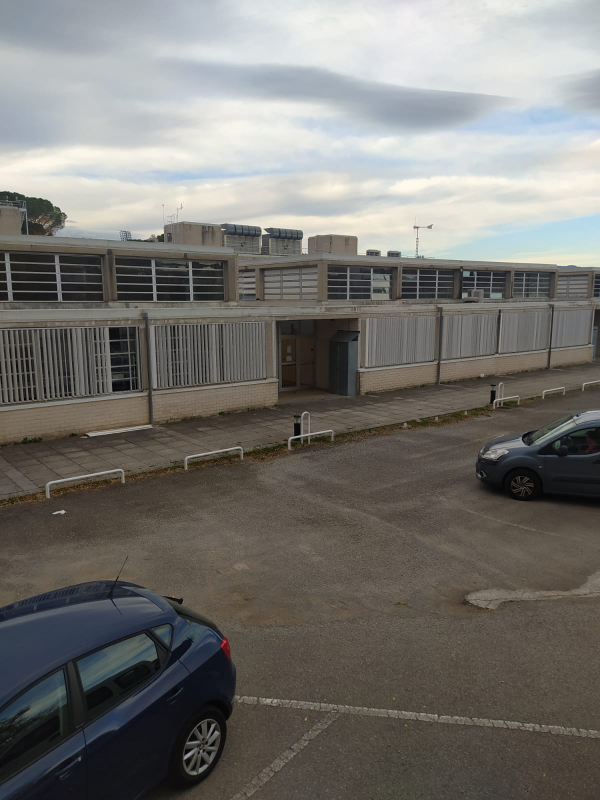
#> input picture Project_3_Image_Stitching/3.PARKING/1.L.jpeg, 1200 x 1600 px (shown at 1/2 size)
$ python 4.4.1.merged_distance-alpha_distances.py
#> lines starting #> are read from the running program, lines starting #| are printed output that depends on the picture; after the words box and inside, x2 and y2 are one past the last pixel; in counts of white or black regions, pixels touching at a corner belong together
import cv2
import os
import numpy as np
import imutils

abspath = os.path.abspath(__file__)
dname = os.path.dirname(abspath)
os.chdir(dname)
project_folder = dname + '/'

# Load the images
image1 = cv2.imread(project_folder + '1.L.jpeg')
#> image1 is the input picture: shape (1600, 1200, 3); mean B, G, R 112.2, 116.2, 118
image2 = cv2.imread(project_folder + '1.M.jpeg')
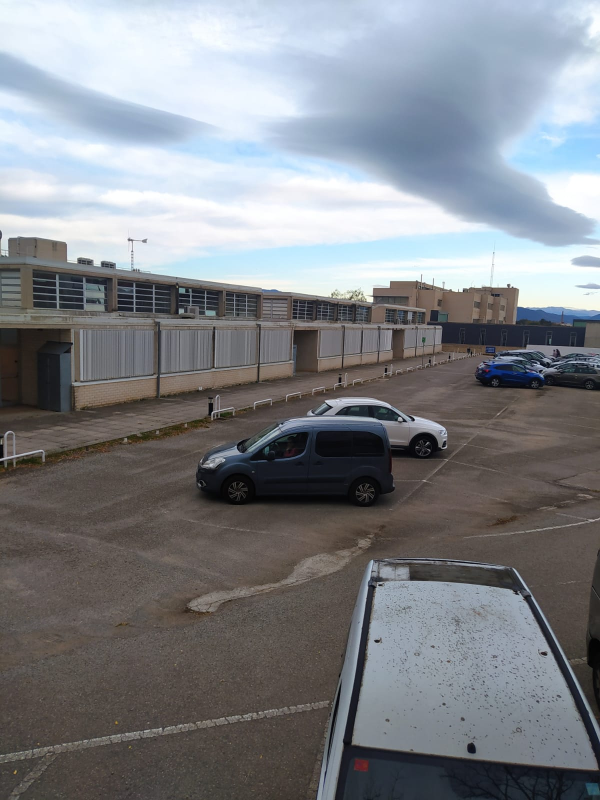
#> input picture Project_3_Image_Stitching/3.PARKING/1.M.jpeg, 1200 x 1600 px (shown at 1/2 size)
#> image2 is the input picture: shape (1600, 1200, 3); mean B, G, R 135.9, 130.9, 127.8
image3 = cv2.imread(project_folder + '1.R.jpeg')
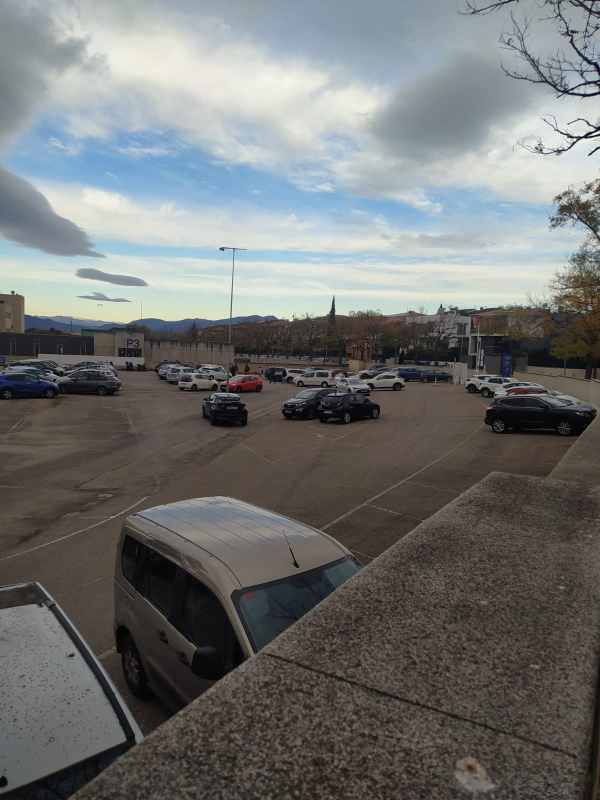
#> input picture Project_3_Image_Stitching/3.PARKING/1.R.jpeg, 1200 x 1600 px (shown at 1/2 size)
#> image3 is the input picture: shape (1600, 1200, 3); mean B, G, R 114.7, 115.4, 113.6

white1 = np.ones(image1.shape[:2], np.uint8) * 255
white2 = np.ones(image2.shape[:2], np.uint8) * 255
white3 = np.ones(image3.shape[:2], np.uint8) * 255

translation = np.float32([[1, 0, 1600],[0, 1, 400],[0, 0, 1]])
size_x = image2.shape[1]+3200
#> size_x = 4400
size_y = image2.shape[0]+600
#> size_y = 2200
image1 = cv2.warpPerspective(image1, translation, (size_x, size_y))
#> image1: shape (2200, 4400, 3)
image2 = cv2.warpPerspective(image2, translation, (size_x, size_y))
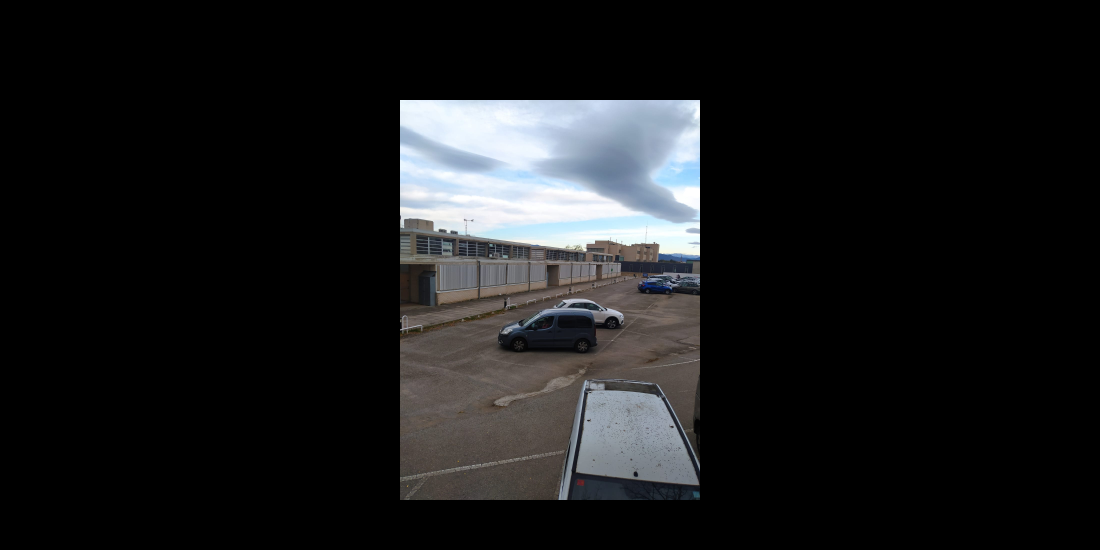
#> image2: shape (2200, 4400, 3) (shown at 1/4 size); mean B, G, R 27, 26, 25.4
image3 = cv2.warpPerspective(image3, translation, (size_x, size_y))
#> image3: shape (2200, 4400, 3)

white1 = cv2.warpPerspective(white1, translation, (size_x, size_y))
white2 = cv2.warpPerspective(white2, translation, (size_x, size_y))
white3 = cv2.warpPerspective(white3, translation, (size_x, size_y))

dist1 = cv2.distanceTransform(white1, cv2.DIST_L2, 3)
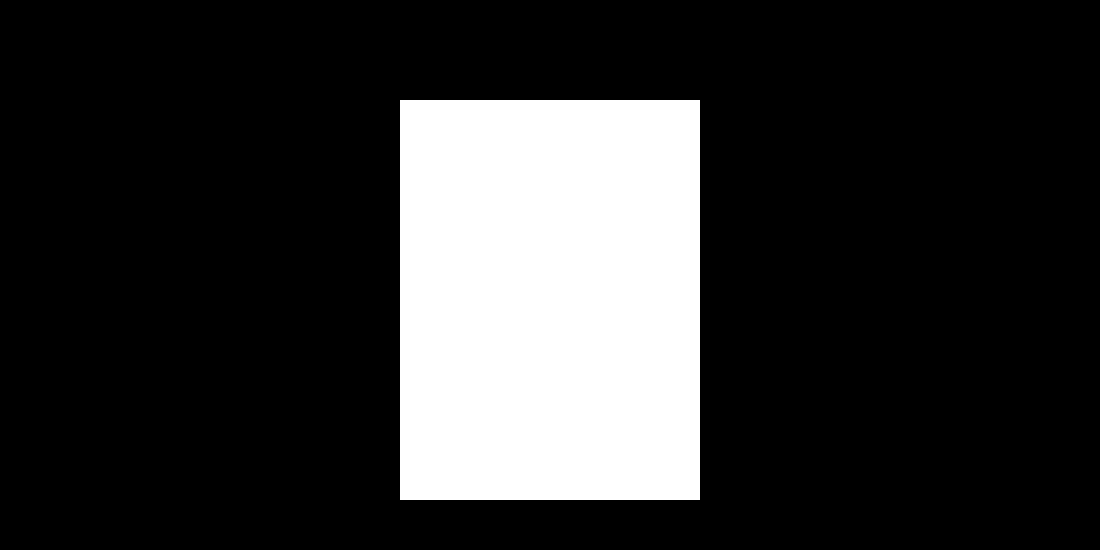
#> white1: shape (2200, 4400) (shown at 1/4 size); 19.8% white; 1 white region, box (x1, y1, x2, y2) and area: (1600, 400, 2800, 2000) 1920000
dist2 = cv2.distanceTransform(white2, cv2.DIST_L2, 3)
dist3 = cv2.distanceTransform(white3, cv2.DIST_L2, 3)
cv2.normalize(dist1, dist1, 0, 1.0, cv2.NORM_MINMAX)
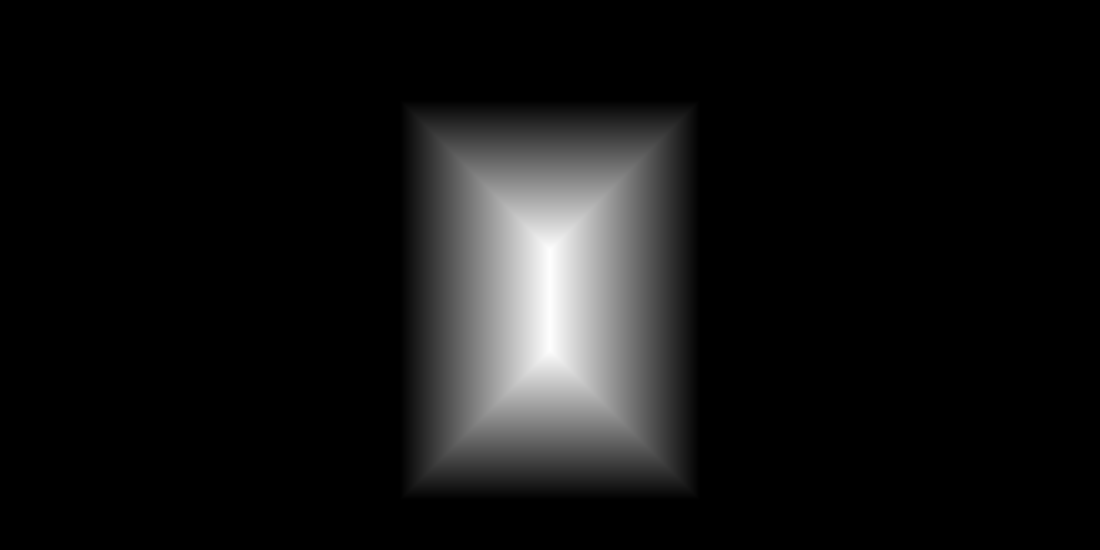
#> dist1: shape (2200, 4400) float32 (shown at 1/4 size); min 0, max 1, mean 0.0745
cv2.normalize(dist2, dist2, 0, 1.0, cv2.NORM_MINMAX)
cv2.normalize(dist3, dist3, 0, 1.0, cv2.NORM_MINMAX)

h12 = np.load(project_folder + ".3.homography12.npy")
#> (reads Project_3_Image_Stitching/3.PARKING/.3.homography12.npy from the repository)
h32 = np.load(project_folder + ".3.homography32.npy")
#> (reads Project_3_Image_Stitching/3.PARKING/.3.homography32.npy from the repository)
# Warp the first (and third) image using the homography
image1 = cv2.warpPerspective(image1, h12, (size_x, size_y))
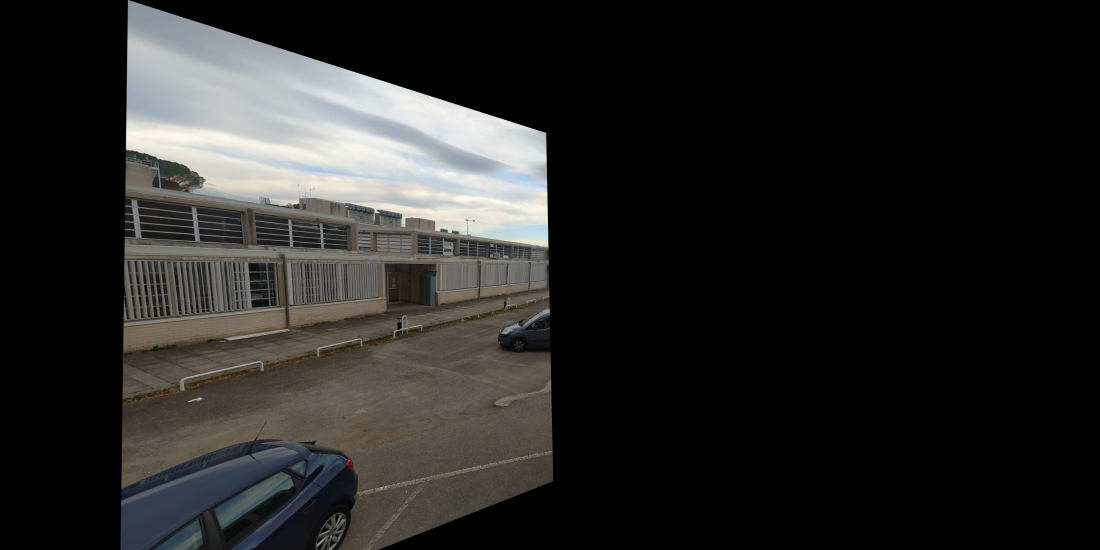
#> image1: shape (2200, 4400, 3) (shown at 1/4 size); mean B, G, R 36.6, 37.7, 38.3
image3 = cv2.warpPerspective(image3, h32, (size_x, size_y))
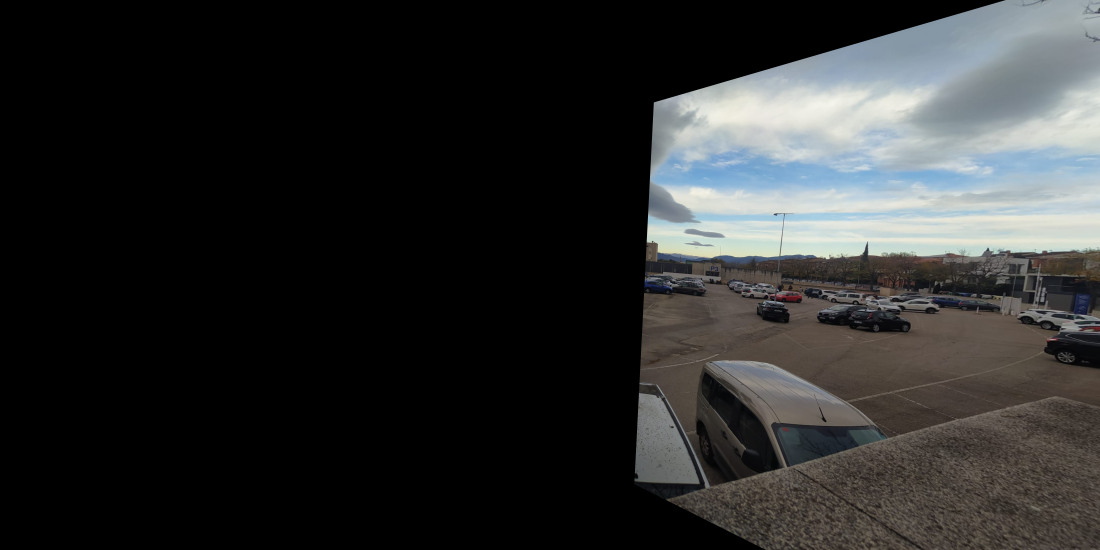
#> image3: shape (2200, 4400, 3) (shown at 1/4 size); mean B, G, R 44.9, 45, 44.1
dist1 = cv2.warpPerspective(dist1, h12, (size_x, size_y))
dist3 = cv2.warpPerspective(dist3, h32, (size_x, size_y))

for j in range(size_x):
    for i in range(size_y):
        d1 = dist1[i][j]
        d2 = dist2[i][j]
        d3 = dist3[i][j]
        dist1[i][j] = 1 if ( d1 > 0 and d2 == 0 ) else d1
        dist1[i][j] = d1/(d1+d2) if (d1+d2)>0 else 0
        dist3[i][j] = 1 if ( d3 > 0 and d2 == 0 ) else d3
        dist3[i][j] = d3/(d3+d2) if (d3+d2)>0 else 0
        dist2[i][j] = 1 if ( d2 > 0 and d1 == 0 and d3 == 0 ) else 0
        dist2[i][j] = d2/(d1+d2) if ( d1 > 0 and d2 > 0 ) else dist2[i][j]
#> (the run stopped early here; a loop or call above may not have finished)
